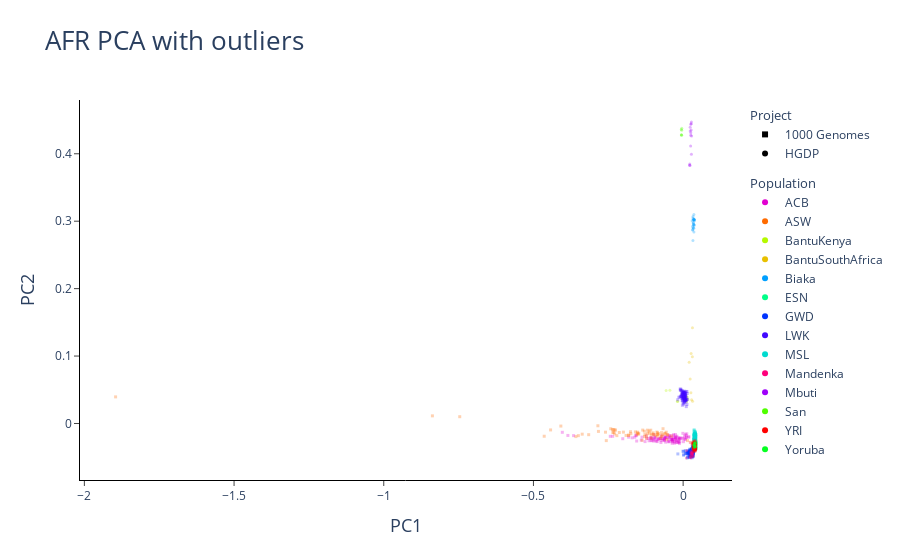
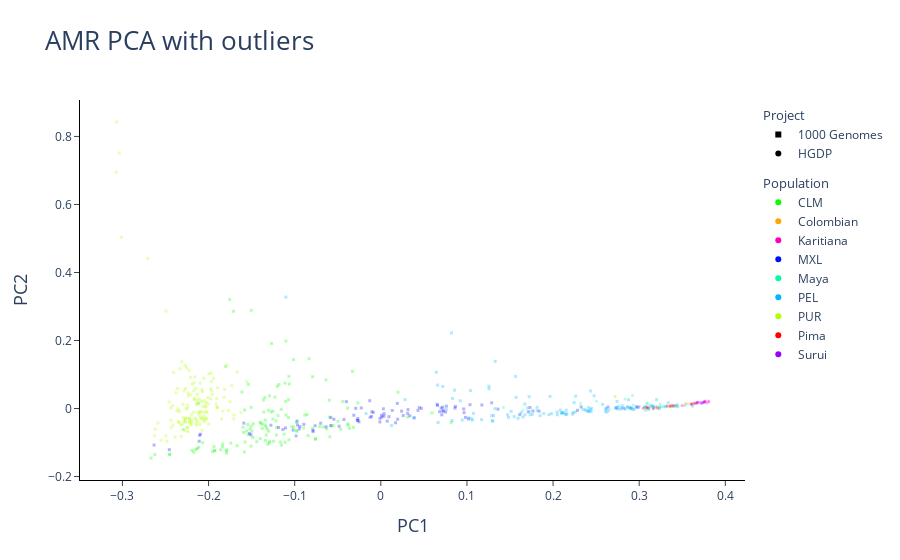
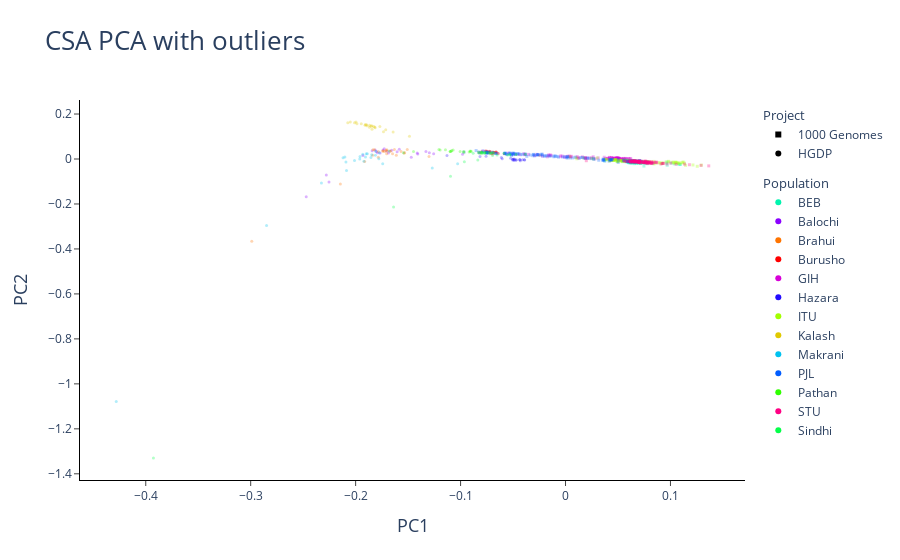
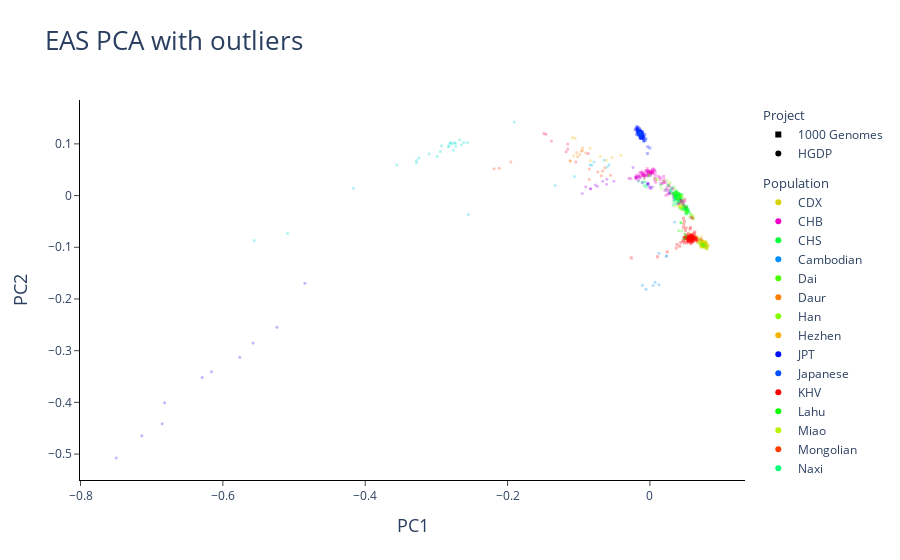

Notebook code cell kept with these figures, in order:
### Markdown cell above
### 6.b.2. Plot

### Code cell
# Plot PCA
subcont_with_outliers = plot_subcont_pca(pc_scores_with_outliers_path, "with_outliers") 

# Show subcontinental PC1 Vs PC2 plots one by one 
for region in ['AFR', 'AMR', 'CSA', 'EAS', 'EUR', 'MID', 'OCE']:
    subcont_with_outliers[region].show()
    
# If you are only interested in one subcontinental region, you can do the following. Using AFR as an example:
subcont_with_outliers["AFR"].show()
